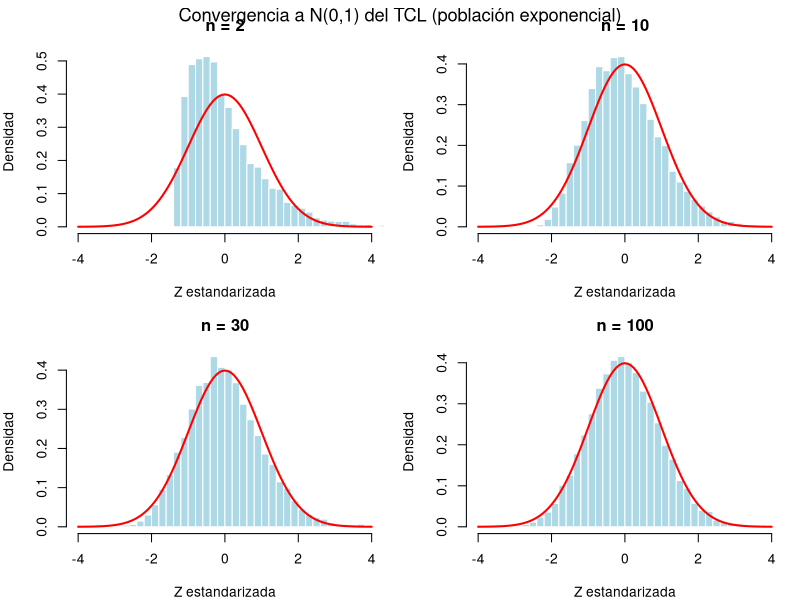
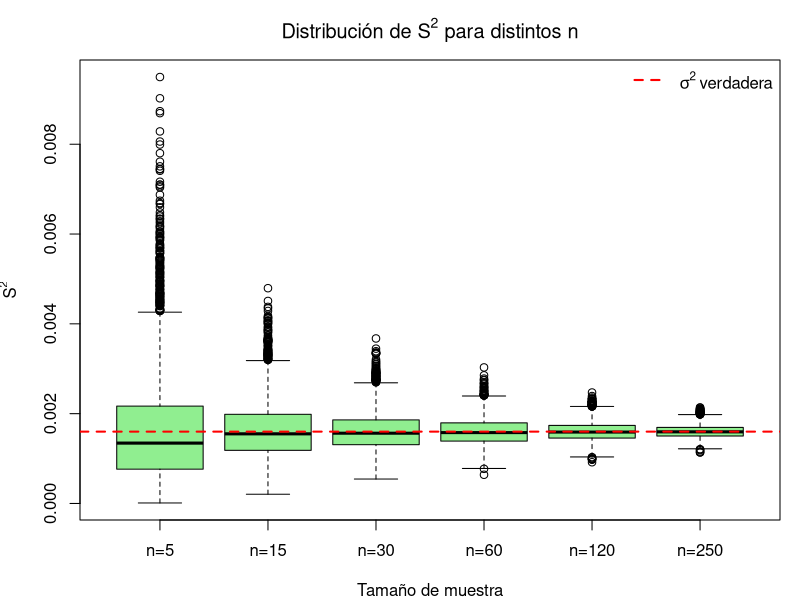
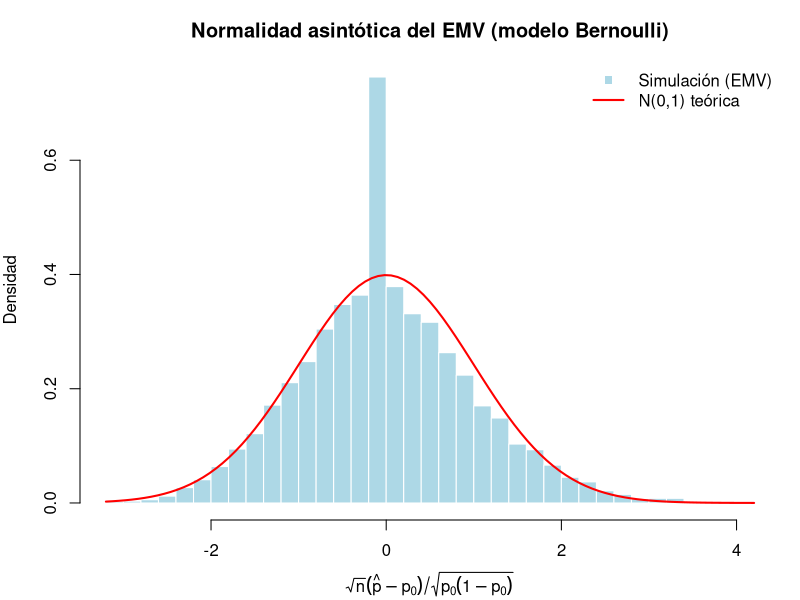
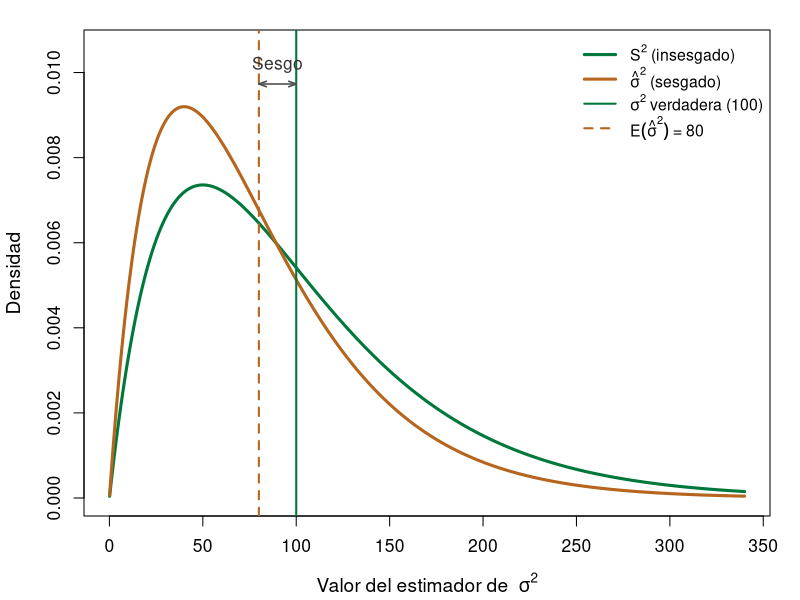
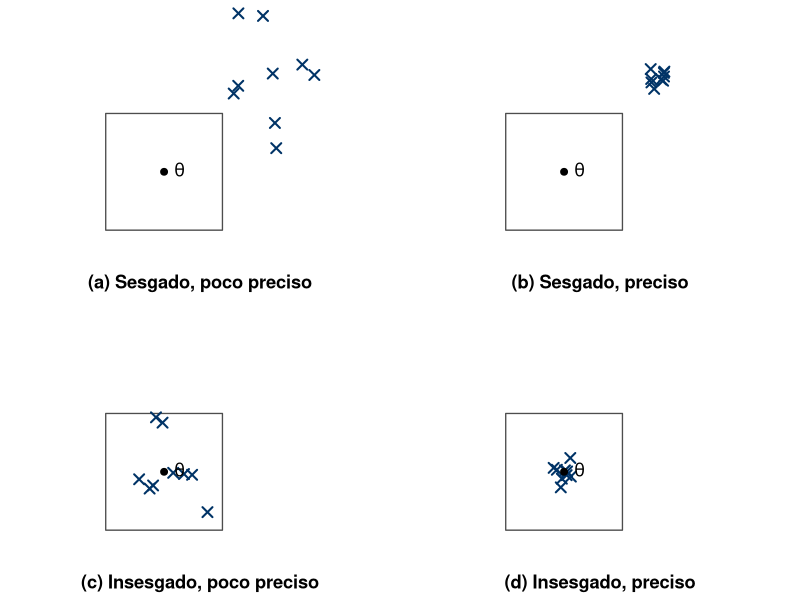
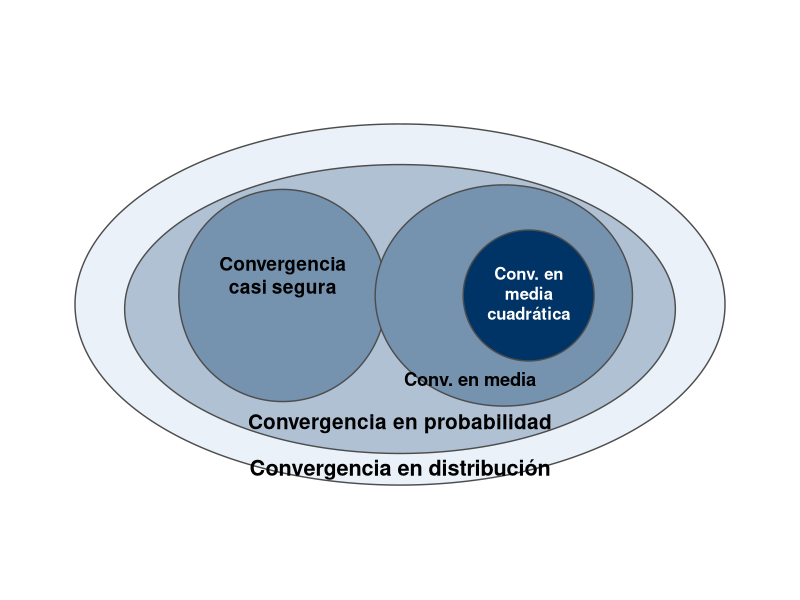
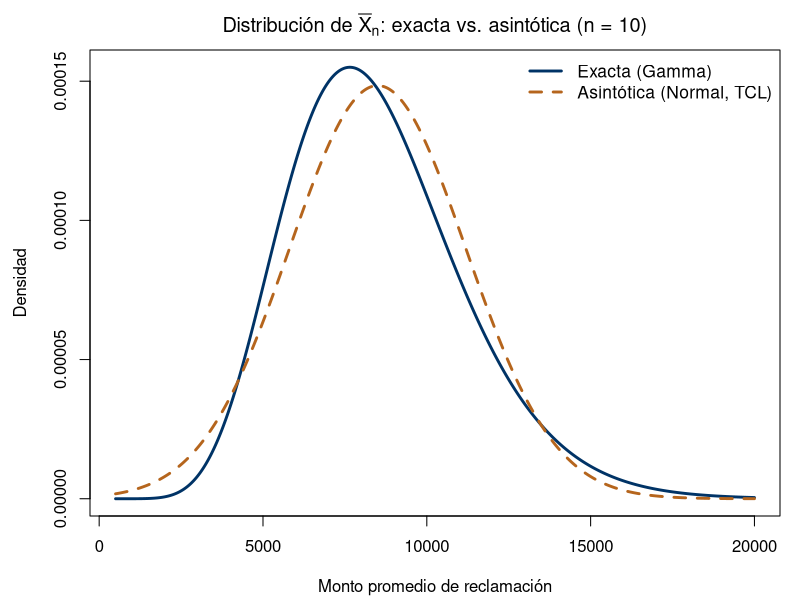
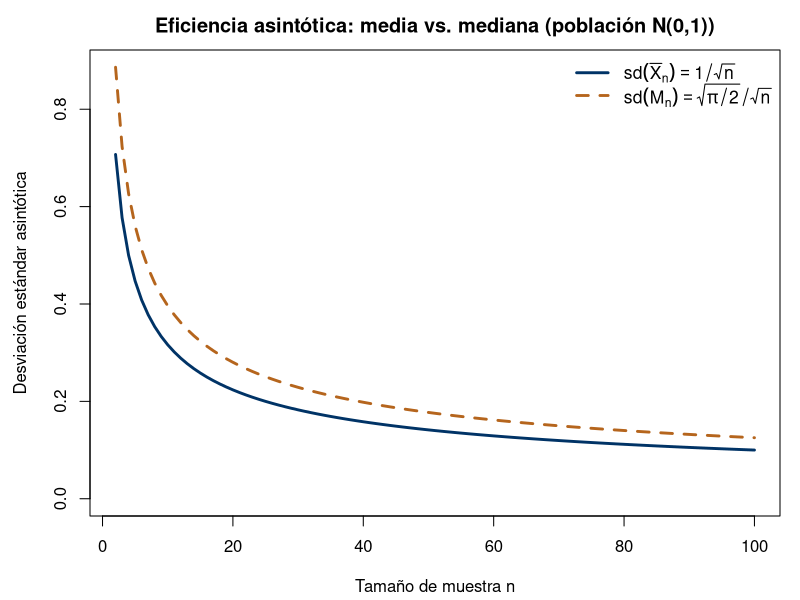

These figures' R source, in order:
# ==============================================================
# Capítulo 4 - Estimación puntual, convergencia y máxima verosimilitud
# Inferencia Estadística, EST-11102, ITAM
# ==============================================================

# Si este script se ejecuta en un entorno con locale POSIX/C (sin
# UTF-8), los acentos en las etiquetas de las figuras (p. ej.
# "distribución", "cuadrática") se corrompen al renderizar. Este
# intento silencioso de fijar un locale UTF-8 evita ese problema; si
# el locale no está disponible en el sistema, no interrumpe el script.
try(Sys.setlocale("LC_CTYPE", "C.UTF-8"), silent = TRUE)

# --------------------------------------------------------------
# 1. Figura: sesgo vs. varianza (Sección 4.2, Figura cap4_sesgo_varianza)
#    Distribuciones EXACTAS (no simuladas) de S^2 y sigma_hat^2 para el
#    Ejemplo 4.2.1 (n=5, sigma^2=100), usando (n-1)S^2/sigma^2 ~ chi^2_(n-1).
# --------------------------------------------------------------
n_fig <- 5
sigma2_fig <- 100
df_fig <- n_fig - 1

# S^2 = (sigma^2/(n-1)) * W, W ~ chi2_(n-1)  =>  densidad de S^2 en s:
dS2 <- function(s) dchisq((df_fig / sigma2_fig) * s, df = df_fig) * (df_fig / sigma2_fig)
# sigma_hat^2 = (sigma^2/n) * W  =>  densidad de sigma_hat^2 en t:
dSigmaHat2 <- function(t) dchisq((n_fig / sigma2_fig) * t, df = df_fig) * (n_fig / sigma2_fig)

x_fig <- seq(0.1, 340, length.out = 1000)
AZUL_ITAM  <- "#003366"
VERDE_ITAM <- "#00783C"
NARANJA    <- "#B5651D"

png("cap4_sesgo_varianza.png", width = 2200, height = 1500, res = 220)
par(mar = c(4.2, 4.2, 1.5, 1.5))
yS2 <- dS2(x_fig); ySigmaHat2 <- dSigmaHat2(x_fig)
ymax_fig <- max(yS2, ySigmaHat2) * 1.15
plot(x_fig, yS2, type = "l", col = VERDE_ITAM, lwd = 3,
     xlab = expression(paste("Valor del estimador de  ", sigma^2)),
     ylab = "Densidad", ylim = c(0, ymax_fig), xlim = c(0, 340),
     cex.lab = 1.15, cex.axis = 1.05)
lines(x_fig, ySigmaHat2, col = NARANJA, lwd = 3)
abline(v = sigma2_fig, col = VERDE_ITAM, lwd = 2, lty = 1)
abline(v = (df_fig / n_fig) * sigma2_fig, col = NARANJA, lwd = 2, lty = 2)
y_bracket <- ymax_fig * 0.92
arrows(x0 = (df_fig / n_fig) * sigma2_fig, y0 = y_bracket, x1 = sigma2_fig, y1 = y_bracket,
       length = 0.08, angle = 20, code = 3, col = "gray30", lwd = 1.6)
text(x = mean(c((df_fig / n_fig) * sigma2_fig, sigma2_fig)), y = y_bracket * 1.045,
     labels = "Sesgo", col = "gray20", cex = 1.05)
legend("topright",
       legend = c(expression(S^2 ~ "(insesgado)"), expression(hat(sigma)^2 ~ "(sesgado)"),
                  expression(sigma^2 ~ "verdadera (100)"), expression(E(hat(sigma)^2) ~ "= 80")),
       col = c(VERDE_ITAM, NARANJA, VERDE_ITAM, NARANJA),
       lwd = c(3, 3, 2, 2), lty = c(1, 1, 1, 2), bty = "n", cex = 0.95, seg.len = 2.2)
dev.off()
cat("Figura exportada: cap4_sesgo_varianza.png\n")

# --------------------------------------------------------------
# 1b. Figura: sesgo y precisión (Sección 4.2, Figura cap4_sesgo_precision)
#     Cuadricula 2x2: sesgado/insesgado x preciso/impreciso.
#     Convencion visual: un "x" fuera del recuadro (la region alrededor
#     de theta) representa una estimacion sesgada; dentro del recuadro,
#     una estimacion insesgada. La dispersion de los puntos (compactos
#     vs. dispersos) representa la precision.
# --------------------------------------------------------------
set.seed(123)
box_half <- 1.3

gen_points <- function(n, cx, cy, sd, inside) {
  pts <- matrix(NA_real_, nrow = n, ncol = 2)
  for (i in 1:n) {
    repeat {
      x <- rnorm(1, cx, sd); y <- rnorm(1, cy, sd)
      es_dentro <- (abs(x) <= box_half) && (abs(y) <= box_half)
      if (inside == es_dentro) { pts[i, ] <- c(x, y); break }
    }
  }
  pts
}

pa <- gen_points(9, cx = 2.1, cy = 2.1, sd = 0.8,  inside = FALSE) # (a) sesgado, poco preciso
pb <- gen_points(9, cx = 2.1, cy = 2.1, sd = 0.15, inside = FALSE) # (b) sesgado, preciso
pc <- gen_points(9, cx = 0,   cy = 0,   sd = 0.8,  inside = TRUE)  # (c) insesgado, poco preciso
pd <- gen_points(9, cx = 0,   cy = 0,   sd = 0.15, inside = TRUE)  # (d) insesgado, preciso

dibujar_panel <- function(pts, etiqueta) {
  plot(NA, xlim = c(-1.9, 3.5), ylim = c(-1.9, 3.5), asp = 1,
       axes = FALSE, xlab = "", ylab = "")
  rect(-box_half, -box_half, box_half, box_half, border = "gray30", lwd = 1.3)
  points(pts[, 1], pts[, 2], pch = 4, cex = 1.6, lwd = 2, col = AZUL_ITAM)
  points(0, 0, pch = 19, cex = 1.1)
  text(0.35, 0.05, expression(theta), cex = 1.3)
  mtext(etiqueta, side = 1, line = 0.5, cex = 1.1, font = 2)
}

png("cap4_sesgo_precision.png", width = 2000, height = 1750, res = 220)
par(mfrow = c(2, 2), mar = c(2, 0.3, 0.3, 0.3), oma = c(0, 0, 0, 0))
dibujar_panel(pa, "(a) Sesgado, poco preciso")
dibujar_panel(pb, "(b) Sesgado, preciso")
dibujar_panel(pc, "(c) Insesgado, poco preciso")
dibujar_panel(pd, "(d) Insesgado, preciso")
dev.off()
cat("Figura exportada: cap4_sesgo_precision.png\n")

# --------------------------------------------------------------
# 1c. Figura: jerarquía de los modos de convergencia (Sección 4.4,
#     Figura cap4_jerarquia_convergencia, Teorema 4.4.1). Elipses
#     anidadas: distribución (más externa) > probabilidad > {casi
#     segura, media} (no anidadas entre sí) > media cuadrática (dentro
#     de media). Inspirado en el diagrama de Rincón (2007), redibujado
#     con estilo y paleta propios.
# --------------------------------------------------------------
draw_ellipse <- function(cx, cy, rx, ry, col, border = "gray30", lwd = 1.4, n = 300) {
  theta <- seq(0, 2 * pi, length.out = n)
  polygon(cx + rx * cos(theta), cy + ry * sin(theta),
          col = col, border = border, lwd = lwd)
}

# Paleta: tonos del azul ITAM, de más claro (externo) a más oscuro (interno)
pal_jer <- colorRampPalette(c("#EAF1F8", AZUL_ITAM))(5)

png("cap4_jerarquia_convergencia.png", width = 2400, height = 1500, res = 220, type = "cairo")
par(mar = c(0.5, 0.5, 0.5, 0.5))
plot(NA, xlim = c(-8, 8), ylim = c(-4.3, 4.3), asp = 1,
     axes = FALSE, xlab = "", ylab = "")

draw_ellipse(0, -0.1, 7.2, 4.0, col = pal_jer[1])                 # distribución
draw_ellipse(0, -0.2, 6.1, 3.2, col = pal_jer[2])                 # probabilidad
draw_ellipse(-2.6, 0.1, 2.3, 2.35, col = pal_jer[3])              # casi segura
draw_ellipse(2.3, 0.1, 2.85, 2.45, col = pal_jer[3])              # media
draw_ellipse(2.85, 0.1, 1.45, 1.45, col = pal_jer[5])             # media cuadrática

text(-2.6, 0.55, "Convergencia\ncasi segura", cex = 1.15, font = 2)
text(2.85, 0.15, "Conv. en\nmedia\ncuadrática", cex = 1.0, font = 2, col = "white")
text(1.55, -1.75, "Conv. en media", cex = 1.1, font = 2)
text(0, -2.75, "Convergencia en probabilidad", cex = 1.25, font = 2)
text(0, -3.75, "Convergencia en distribución", cex = 1.3, font = 2)

dev.off()
cat("Figura exportada: cap4_jerarquia_convergencia.png\n")

# --------------------------------------------------------------
# 2. Verificación del Teorema Central del Límite (Sección 4.7)
#    Población NO normal: exponencial(lambda = 1/8500), que modela
#    montos de reclamaciones de seguros (Ejercicio del capítulo).
# --------------------------------------------------------------
set.seed(123)

lambda_pob <- 1 / 8500          # tasa de la exponencial
mu_pob     <- 1 / lambda_pob    # media poblacional = 8500
sigma_pob  <- 1 / lambda_pob    # desv. estándar poblacional (exp: sigma = mu)

B <- 10000                      # número de muestras simuladas
tamanos_n <- c(2, 10, 30, 100)  # tamaños de muestra a comparar

par(mfrow = c(2, 2), mar = c(4, 4, 3, 1))
for (n in tamanos_n) {
  # Para cada tamaño de muestra, simulamos B medias muestrales
  medias <- replicate(B, mean(rexp(n, rate = lambda_pob)))

  # Estandarizamos: Z = sqrt(n)*(Xbarra - mu) / sigma
  z <- sqrt(n) * (medias - mu_pob) / sigma_pob

  hist(z, breaks = 50, freq = FALSE, col = "lightblue", border = "white",
       main = paste0("n = ", n),
       xlab = "Z estandarizada", ylab = "Densidad",
       xlim = c(-4, 4))
  curve(dnorm(x), col = "red", lwd = 2, add = TRUE)
}
mtext("Convergencia a N(0,1) del TCL (población exponencial)",
      side = 3, line = -1.5, outer = TRUE, cex = 1.1)

cat("Nótese cómo, aunque la población exponencial es muy asimétrica,\n",
    "la distribución de Z se acerca a la normal estándar conforme\n",
    "aumenta n: el contenido del Teorema Central del Límite.\n")

# --------------------------------------------------------------
# 2b. Figura: densidad exacta vs. asintótica de Xbar_n, n chico
#     (Sección 4.7, Figura cap4_exacta_vs_asintotica). Población
#     exponencial(lambda), mismos parámetros que arriba. Inspirado en
#     el Gráfico 4.5 de Greene, redibujado con estilo propio.
# --------------------------------------------------------------
n_fig2 <- 10

# Densidad EXACTA de Xbar_n: para una exponencial(lambda), la suma de n
# observaciones es Gamma(forma=n, tasa=lambda), asi que Xbar_n es
# Gamma(forma=n, tasa=n*lambda).
dens_exacta_fig2 <- function(x) dgamma(x, shape = n_fig2, rate = n_fig2 * lambda_pob)
# Densidad ASINTOTICA que predice el TCL: N(mu, sigma^2/n)
dens_asint_fig2 <- function(x) dnorm(x, mean = mu_pob, sd = sigma_pob / sqrt(n_fig2))

x_fig2 <- seq(500, 20000, length.out = 500)

png("cap4_exacta_vs_asintotica.png", width = 2200, height = 1500, res = 220, type = "cairo")
par(mar = c(4.2, 4.5, 2.5, 1))
plot(x_fig2, dens_exacta_fig2(x_fig2), type = "l", lwd = 2.8, col = AZUL_ITAM,
     xlab = "Monto promedio de reclamación", ylab = "Densidad",
     main = bquote("Distribución de " * bar(X)[n] * ": exacta vs. asintótica (n = " * .(n_fig2) * ")"))
lines(x_fig2, dens_asint_fig2(x_fig2), lwd = 2.8, col = NARANJA, lty = 2)
legend("topright", legend = c("Exacta (Gamma)", "Asintótica (Normal, TCL)"),
       col = c(AZUL_ITAM, NARANJA), lwd = 2.8, lty = c(1, 2), bty = "n", cex = 1.05)
dev.off()
cat("Figura exportada: cap4_exacta_vs_asintotica.png\n")


# --------------------------------------------------------------
# 3. Consistencia: la varianza del estimador decrece con n
#    (Sección 4.6). Estimador: S^2 (varianza muestral) de una
#    población de rendimientos simulados N(0.01, 0.04^2).
# --------------------------------------------------------------
set.seed(456)

mu_r    <- 0.01
sigma_r <- 0.04
tamanos_n2 <- c(5, 15, 30, 60, 120, 250)
B2 <- 5000

resultados_s2 <- lapply(tamanos_n2, function(n) {
  replicate(B2, var(rnorm(n, mean = mu_r, sd = sigma_r)))
})
names(resultados_s2) <- paste0("n=", tamanos_n2)

par(mfrow = c(1, 1), mar = c(4, 4, 3, 1))
boxplot(resultados_s2,
        col = "lightgreen",
        main = expression(paste("Distribución de ", S^2, " para distintos ", n)),
        xlab = "Tamaño de muestra", ylab = expression(S^2))
abline(h = sigma_r^2, col = "red", lwd = 2, lty = 2)
legend("topright", legend = expression(sigma^2 ~ "verdadera"),
       col = "red", lty = 2, lwd = 2, bty = "n")

# Verificación numérica: la varianza de S^2 across simulaciones decrece
tabla_consistencia <- data.frame(
  n          = tamanos_n2,
  media_S2   = sapply(resultados_s2, mean),
  var_S2     = sapply(resultados_s2, var)
)
print(tabla_consistencia)
cat("\nLa varianza de S^2 entre simulaciones (columna var_S2) disminuye\n",
    "monótonamente con n: evidencia empírica de consistencia (Sección 4.6).\n")


# --------------------------------------------------------------
# 4. Máxima verosimilitud: forma cerrada y optimización numérica
#    (Sección 4.9)
# --------------------------------------------------------------

# --- 3a. EMV cerrado: Bernoulli (proporción de incumplimiento) ---
set.seed(789)
n_credito <- 500
p_real    <- 0.06
incumplimientos <- rbinom(n_credito, size = 1, prob = p_real)

p_hat <- mean(incumplimientos)  # EMV: proporción muestral
cat("\n--- EMV Bernoulli (incumplimiento de crédito) ---\n")
cat("p real:", p_real, " | p_hat (EMV):", round(p_hat, 4), "\n")

# --- 3b. EMV cerrado: Exponencial (tiempo entre reclamaciones) ---
set.seed(101)
n_reclamos <- 50
lambda_real <- 1 / 12  # 1 reclamo cada 12 días en promedio
tiempos <- rexp(n_reclamos, rate = lambda_real)

lambda_hat <- 1 / mean(tiempos)  # EMV cerrado: 1/Xbarra
cat("\n--- EMV Exponencial (tiempo entre reclamaciones) ---\n")
cat("lambda real:", round(lambda_real, 4),
    " | lambda_hat (EMV):", round(lambda_hat, 4), "\n")

# --- 3c. EMV numérico vía optim(): distribución Gamma(forma, tasa) ---
# Útil cuando no hay forma cerrada, p. ej. severidad de siniestros.
set.seed(202)
forma_real <- 3
tasa_real  <- 0.5
severidad  <- rgamma(200, shape = forma_real, rate = tasa_real)

log_verosimilitud_gamma <- function(par, datos) {
  forma <- par[1]; tasa <- par[2]
  if (forma <= 0 || tasa <= 0) return(-Inf)  # respetar el espacio parametral
  sum(dgamma(datos, shape = forma, rate = tasa, log = TRUE))
}

ajuste <- optim(
  par     = c(1, 1),                     # valores iniciales
  fn      = function(par) -log_verosimilitud_gamma(par, severidad),
  method  = "L-BFGS-B",
  lower   = c(1e-4, 1e-4)
)

cat("\n--- EMV numérico: severidad de siniestros ~ Gamma(forma, tasa) ---\n")
cat("Parámetros reales:      forma =", forma_real, " tasa =", tasa_real, "\n")
cat("EMV (optim, L-BFGS-B):  forma =", round(ajuste$par[1], 3),
    " tasa =", round(ajuste$par[2], 3), "\n")


# --------------------------------------------------------------
# 5. Normalidad asintótica del EMV (Teorema 4.9, Sección 4.9)
#    Verificación por simulación para el modelo Bernoulli:
#    sqrt(n)*(p_hat - p) --> N(0, p(1-p))
# --------------------------------------------------------------
set.seed(303)
p0 <- 0.06
n_grande <- 500
B3 <- 8000

p_hats <- replicate(B3, mean(rbinom(n_grande, size = 1, prob = p0)))
z_emv  <- sqrt(n_grande) * (p_hats - p0) / sqrt(p0 * (1 - p0))

par(mfrow = c(1, 1), mar = c(4, 4, 3, 1))
hist(z_emv, breaks = 50, freq = FALSE, col = "lightblue", border = "white",
     main = "Normalidad asintótica del EMV (modelo Bernoulli)",
     xlab = expression(sqrt(n)*(hat(p)-p[0])/sqrt(p[0]*(1-p[0]))),
     ylab = "Densidad")
curve(dnorm(x), col = "red", lwd = 2, add = TRUE)
legend("topright", legend = c("Simulación (EMV)", "N(0,1) teórica"),
       col = c("lightblue", "red"), lwd = c(NA, 2), pch = c(15, NA), bty = "n")

cat("\nMedia de Z simulada:", round(mean(z_emv), 4), "(teórica: 0)\n")
cat("Varianza de Z simulada:", round(var(z_emv), 4), "(teórica: 1)\n")
cat("Esta simulación confirma numéricamente el Teorema 4.9:",
    "el EMV estandarizado se distribuye aproximadamente N(0,1)",
    "para n suficientemente grande.\n")

# --------------------------------------------------------------
# 6. Figura: tasas de convergencia de la media y la mediana
#    (Sección 4.7, Ejemplo de eficiencia asintótica media vs.
#    mediana, Figura cap4_tasa_media_mediana). Población N(0,1):
#    sd(media)=1/sqrt(n), sd(mediana)=sqrt(pi/2)/sqrt(n).
# --------------------------------------------------------------
n_vals <- seq(2, 100, by = 1)
sd_media   <- 1 / sqrt(n_vals)
sd_mediana <- sqrt(pi / 2) / sqrt(n_vals)

png("cap4_tasa_media_mediana.png", width = 2200, height = 1500, res = 220, type = "cairo")
par(mar = c(4.2, 4.5, 2.5, 1))
plot(n_vals, sd_media, type = "l", lwd = 2.8, col = AZUL_ITAM,
     ylim = c(0, max(sd_mediana)),
     xlab = "Tamaño de muestra n",
     ylab = "Desviación estándar asintótica",
     main = "Eficiencia asintótica: media vs. mediana (población N(0,1))")
lines(n_vals, sd_mediana, lwd = 2.8, col = NARANJA, lty = 2)
legend("topright", legend = c(expression(sd(bar(X)[n]) == 1/sqrt(n)),
                               expression(sd(M[n]) == sqrt(pi/2)/sqrt(n))),
       col = c(AZUL_ITAM, NARANJA), lwd = 2.8, lty = c(1, 2), bty = "n", cex = 1.05)
dev.off()
cat("Figura exportada: cap4_tasa_media_mediana.png\n")

# --------------------------------------------------------------
# 7. Figura: superficie de la log-verosimilitud de una normal
#    (Sección 4.9, Ejemplo de invarianza, Figura
#    cap4_superficie_verosimilitud). Muestra pequeña de
#    rendimientos diarios (%) de un activo.
# --------------------------------------------------------------
y_ll <- c(1.2, -0.8, 0.5, 0.1, -0.3, 0.9)
t_ll <- length(y_ll)
mu_mle_ll   <- mean(y_ll)
sig2_mle_ll <- mean((y_ll - mu_mle_ll)^2)
cat("\nEMV normal (rendimientos de ejemplo): mu_hat =", round(mu_mle_ll, 4),
    " sigma2_hat =", round(sig2_mle_ll, 4), "\n")

mu_grid   <- seq(mu_mle_ll - 1, mu_mle_ll + 1, length.out = 60)
sig2_grid <- seq(max(0.02, sig2_mle_ll - 0.35), sig2_mle_ll + 0.6, length.out = 60)
lnL <- outer(mu_grid, sig2_grid, Vectorize(function(mu, s2) {
  -0.5 * t_ll * log(2 * pi) - 0.5 * t_ll * log(s2) - sum((y_ll - mu)^2) / (2 * s2)
}))

png("cap4_superficie_verosimilitud.png", width = 2200, height = 1900, res = 220, type = "cairo")
par(mar = c(1, 1, 2, 1))
# Color de cada panel segun su altura promedio (paleta azul-ITAM -> naranja),
# para que el pico (el EMV) resalte con claridad.
nrz <- nrow(lnL); ncz <- ncol(lnL)
alturas_panel <- (lnL[-1, -1] + lnL[-1, -ncz] + lnL[-nrz, -1] + lnL[-nrz, -ncz]) / 4
paleta <- colorRampPalette(c(AZUL_ITAM, "#6E9BB8", NARANJA))(100)
rango <- range(alturas_panel)
idx_color <- 1 + round(99 * (alturas_panel - rango[1]) / diff(rango))
colores_panel <- paleta[idx_color]

res_persp <- persp(mu_grid, sig2_grid, lnL,
      theta = 35, phi = 25, expand = 0.65, ticktype = "detailed",
      col = colores_panel, border = NA, shade = 0.25,
      xlab = "mu", ylab = "sigma^2", zlab = "log L(mu, sigma^2)",
      main = "Superficie de la log-verosimilitud normal")
punto_mle <- trans3d(mu_mle_ll, sig2_mle_ll, max(lnL) + 0.5, res_persp)
points(punto_mle, pch = 19, col = "black", cex = 1.3)
text(punto_mle$x, punto_mle$y - 0.02, labels = "EMV", pos = 3, cex = 1.0)
dev.off()
cat("Figura exportada: cap4_superficie_verosimilitud.png\n")

# --------------------------------------------------------------
# 8. Verificación numérica: MCO y EMV coinciden bajo normalidad
#    (Sección 4.5, Ejemplo de consistencia de MCO). Se estima el
#    mismo modelo de dos formas: minimizando la suma de cuadrados
#    (MCO, vía optim) y maximizando la log-verosimilitud normal
#    (EMV, vía optim), y se comparan contra los valores verdaderos.
# --------------------------------------------------------------
set.seed(666)
Tn <- 2000
x_ols <- rnorm(Tn, 0, 1)
u_ols <- rnorm(Tn, 0, 1)
y_ols <- 1 + 5.5 * x_ols + u_ols

rss <- function(beta) sum((beta[1] + beta[2] * x_ols - y_ols)^2)
ajuste_mco <- optim(par = c(0, 0), fn = rss)

neg_log_verosim <- function(par) {
  beta0 <- par[1]; beta1 <- par[2]; sigma <- par[3]
  -sum(dnorm(y_ols, mean = beta0 + beta1 * x_ols, sd = sigma, log = TRUE))
}
ajuste_emv <- optim(par = c(0, 0, 1), fn = neg_log_verosim,
                     method = "L-BFGS-B", lower = c(-Inf, -Inf, 0.01))

cat("\n--- Verificación: MCO y EMV bajo normalidad (n = 2000, beta verdadero = (1, 5.5)) ---\n")
cat("MCO  (optim, minimiza RSS):        beta0 =", round(ajuste_mco$par[1], 4),
    " beta1 =", round(ajuste_mco$par[2], 4), "\n")
cat("EMV  (optim, maximiza log L):      beta0 =", round(ajuste_emv$par[1], 4),
    " beta1 =", round(ajuste_emv$par[2], 4),
    " sigma_hat =", round(ajuste_emv$par[3], 4), "\n")
cat("Ambos coinciden (hasta el error numérico de optim): bajo normalidad,",
    "el EMV de (beta0, beta1) es exactamente el estimador de MCO.\n")

# --------------------------------------------------------------
# 9. Verificación por simulación: error estándar delta-method del
#    Sharpe ratio (Sección 4.8, Ejemplo del Sharpe ratio). Se
#    simulan muchas muestras, se calcula theta_hat = Xbar/S en cada
#    una, y se compara la desviación estándar empírica de theta_hat
#    contra la fórmula delta-method evaluada en el theta verdadero.
# --------------------------------------------------------------
set.seed(2024)
mu_sr <- 0.05; sigma_sr <- 0.10; n_sr <- 172; B_sr <- 5000
theta_sr <- mu_sr / sigma_sr

theta_hats <- replicate(B_sr, {
  muestra <- rnorm(n_sr, mean = mu_sr, sd = sigma_sr)
  mean(muestra) / sd(muestra)
})

ee_delta_teorico   <- sqrt((1 + theta_sr^2 / 2) / n_sr)
ee_empirico        <- sd(theta_hats)

cat("\n--- Verificación: error estándar delta-method del Sharpe ratio ---\n")
cat("theta verdadero (mu/sigma):", round(theta_sr, 4), "\n")
cat("ee delta-method teórico:   ", round(ee_delta_teorico, 4), "\n")
cat("ee empírico (", B_sr, "réplicas, n =", n_sr, "):", round(ee_empirico, 4), "\n")
cat("La cercanía entre ambos confirma numéricamente la fórmula del",
    "Ejemplo del Sharpe ratio (Método Delta, Sección 4.8).\n")
